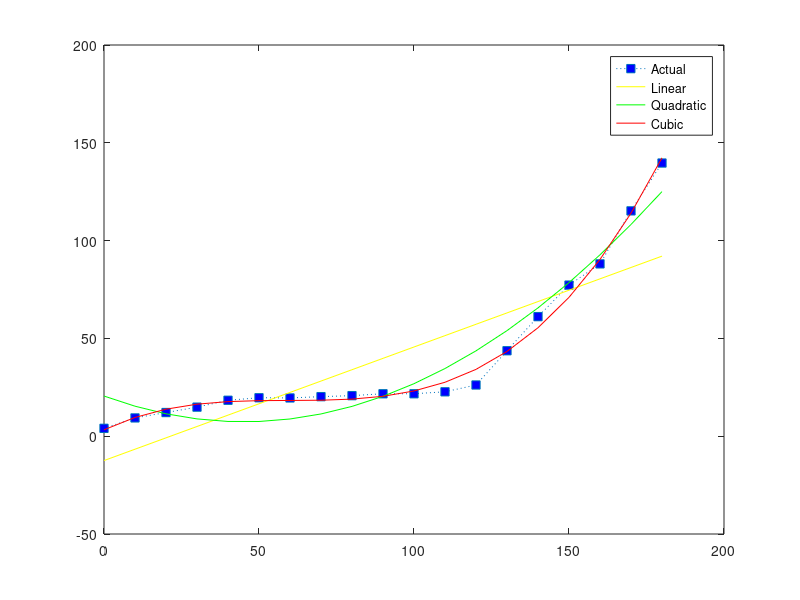

Write MATLAB code to recreate this figure.
% Define a polynomial
% p = 3x^4 + 2x^3 - 2x^2 + 10x - 6
p = [3 2 -2 10 -6];
polyval(p, 10)
polyval(p, 1 : 1 : 5)

% Declare some data points
x = [0 10 20 30 40 50 60 70 80 90 100 110 120 130 140 150 160 170 180];
y = [4.019 9.352 12.101 14.854 18.366 19.673 19.561 20.223 20.739 21.706 21.706 22.706 26.183 43.704 61.1380 77.24 88.109 115.209 139.654];

% Plot the data
plot(x, y, ':s', 'MarkerSize', 6, 'MarkerFaceColor', 'b');
legend('Actual');

% Fitting the data with different degree
linear = polyfit(x, y, 1);
quadratic = polyfit(x, y, 2);
cubic = polyfit(x, y, 3);

% To see the coefficients, run the next line
% linear
% quadratic
% cubic

% List the values
p1 = polyval(linear, x);
p2 = polyval(quadratic, x);
p3 = polyval(cubic, x);

% Plot again
plot(x, y, ':s', 'MarkerSize', 6, 'MarkerFaceColor', 'b');
hold on;
plot(x, p1, '-y');
hold on;
plot(x, p2, '-g');
hold on;
plot(x, p3, '-r');
legend('Actual', 'Linear', 'Quadratic', 'Cubic');